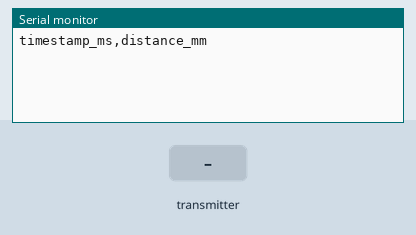
The sketch below on a simulated ESP32. Shown: the last lines printed to the serial monitor. The inputs (shaded band) are chosen by the test bench.

Above: at 4.2 s.
4.3 s: the transmitter starts sending distance_mm = 0
At 4.61 s:
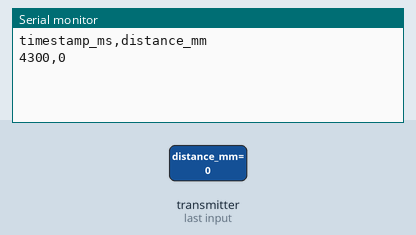
6.3 s: the transmitter starts sending distance_mm = 1024
At 6.61 s:
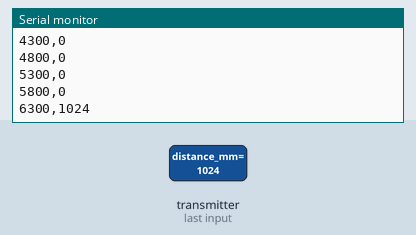
Timing chart, 0 to 9.3 s (numbered marks = the images above; inputs shaded):
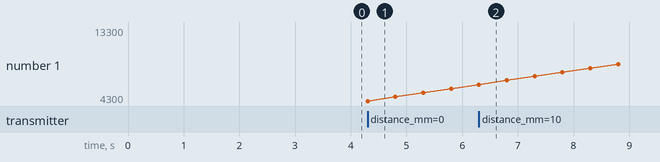

Measured:
- after the input at 4.3 s, the serial monitor: prints a new line at once (image 1)
- after the input at 6.3 s, the serial monitor: prints a new line at once (image 2)

The sketch:

receiver.ino
```cpp
#include <WiFi.h>
#include <esp_now.h>

typedef struct {
  long distance_mm;
} SensorData;

SensorData data;

void onReceive(const esp_now_recv_info_t *info, const uint8_t *incomingData, int len) {
  memcpy(&data, incomingData, sizeof(data));
  Serial.print(millis());
  Serial.print(",");
  Serial.println(data.distance_mm);
}

void setup() {
  Serial.begin(115200);
  delay(3000);
  Serial.println("timestamp_ms,distance_mm");  // CSV header
  WiFi.mode(WIFI_STA);

  if (esp_now_init() != ESP_OK) {
    Serial.println("ESP-NOW init failed");
    return;
  }

  esp_now_register_recv_cb(onReceive);
}

void loop() {}
```
